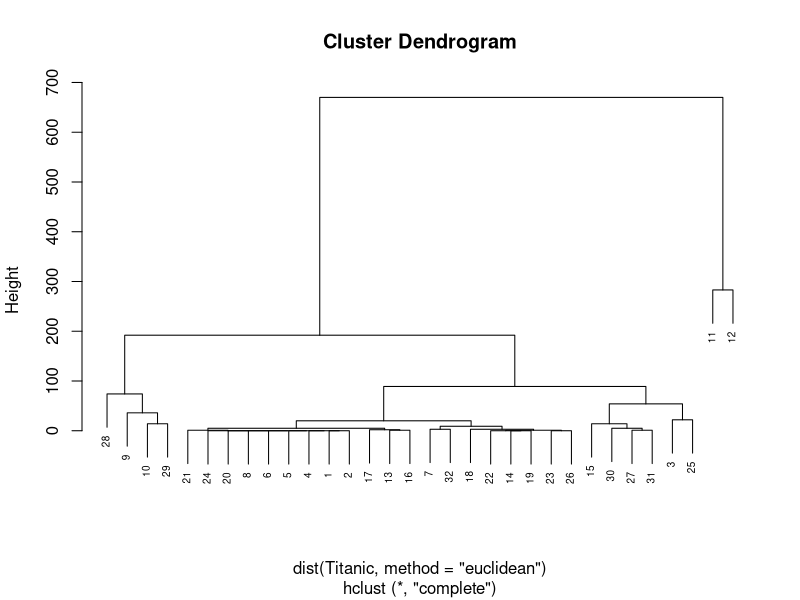

Source code (R):
install.packages("partykit")

library(rpart)
library(partykit)
library(ggplot2)
library(randomForest)

data(Titanic)
head(Titanic)
View(Titanic)

tiTree <- rpart(
  Survived ~ .,
  data = Titanic,
  method = "class",
  minsplit = 2,
  minbucket = 1,
  cp = -1
)

tiTree




tiCTree <- ctree(Survived ~ .,
  data = Titanic,
  control = ctree_control(minbucket=30, maxsurrogate=Inf, maxdepth=3)
  )

print(tiCTree)


tiCluster <- hclust(dist(Titanic, method="euclidean"), method = "complete")
plot(tiCluster, cex=0.6)




set.seed(1234)
ti.fit <- randomForest(Survived ~ ., 
                       data = Titanic, 
                       ntree=100, 
                       keep.forests = FALSE,
                       importance = TRUE
                       )
ti.fit  
